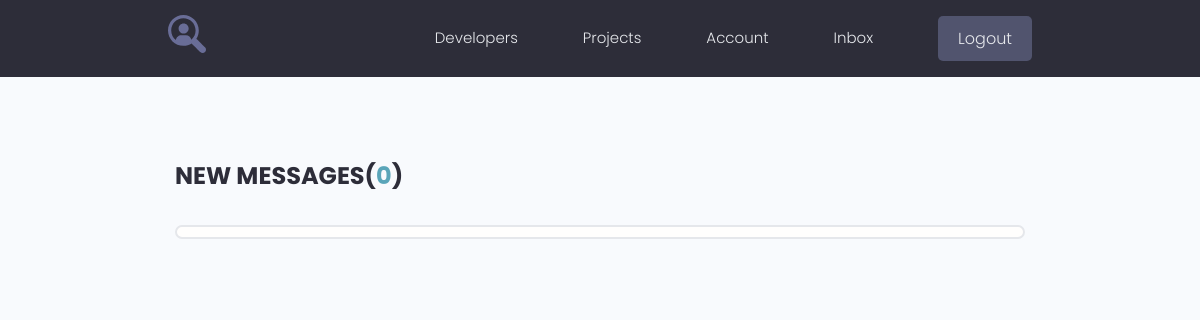
Page /inbox/ (signed in) on the earlier database version.
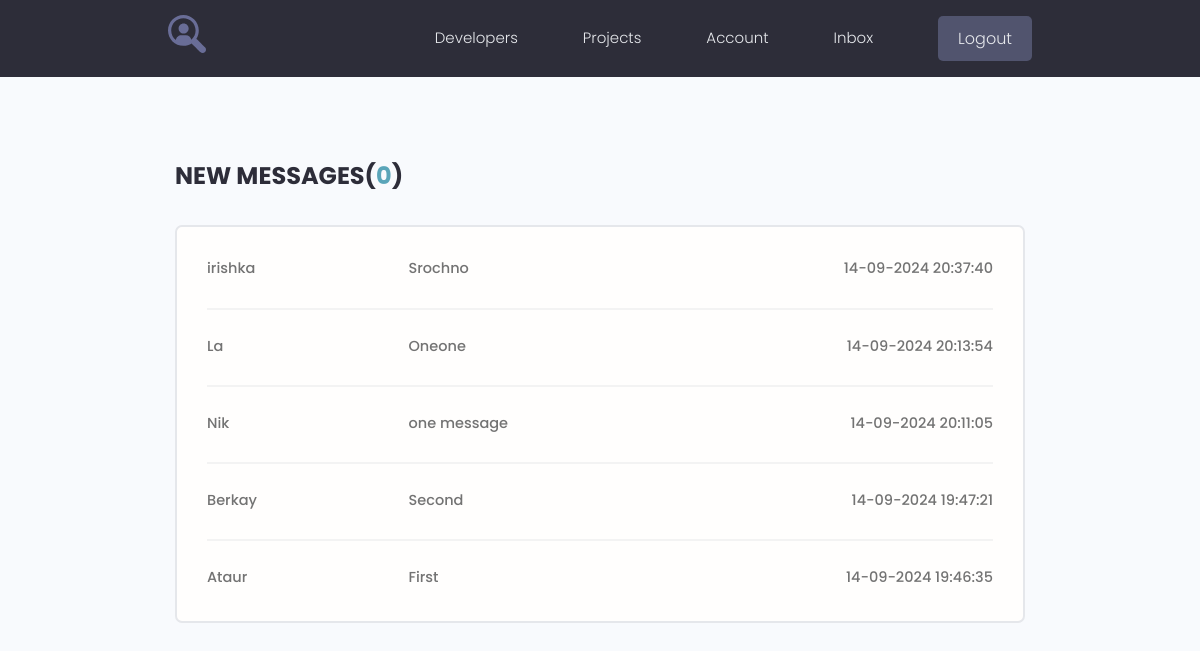
Same page on the later database version.
### users/models.py (models this page shows, shortened)
class Message(models.Model):
     sender = models.ForeignKey(Profile, on_delete=models.SET_NULL, null=True, blank=True)
     recipient = models.ForeignKey(Profile, on_delete=models.SET_NULL, null=True, blank=True, related_name="messages")
     name = models.CharField(max_length=200, blank=True)
     email = models.EmailField(max_length=200, blank=True)
     subject = models.CharField(max_length=200, blank=True)
     body = models.TextField()
     is_read = models.BooleanField(default=False)
     created = models.DateTimeField(auto_now_add=True)
     class Meta:
         ordering = ['is_read', '-created']

### users/views.py (the view)
# urls.py: path('inbox/',  views.inbox, name="inbox"),
@login_required(login_url='login')
def inbox(request):
    profile = request.user.profile
    message_requests = profile.messages.all()
    unread_count = message_requests.filter(is_read=False).count()
    context = {
        'message_requests': message_requests,
        'unread_count': unread_count,
    }
    return render(request, 'users/inbox.html', context)

### users/templates/users/inbox.html
{% extends 'projects/base.html' %}
{% block content %}
  <main class="inbox my-xl">
    <div class="content-box">
      <h3 class="inbox__title">New Messages(<span>{{ unread_count }}</span>)</h3>
      <ul class="messages">
      {% for message in message_requests %}
        {% if message.is_read == False %}
        <li class="message message--unread">
        {% else %}
        <li class="message">
        {% endif %}
          <a href="{% url 'message' message.id %}">
            <span class="message__author">{{ message.name }}</span>
            <span class="message__subject">{{ message.subject }}</span>
            <span class="message__date">{{ message.created|date:"d-m-Y H:i:s" }}</span>
          </a>
        </li>
      {% endfor %}
      </ul>
    </div>
  </main>
{%  endblock %}

Differences in the rows shown:
added Message: name "irishka", subject "Srochno", created "14-09-2024 20:37:40"
added Message: name "La", subject "Oneone", created "14-09-2024 20:13:54"
added Message: name "Nik", subject "one message", created "14-09-2024 20:11:05"
added Message: name "Berkay", subject "Second", created "14-09-2024 19:47:21"
added Message: name "Ataur", subject "First", created "14-09-2024 19:46:35"
